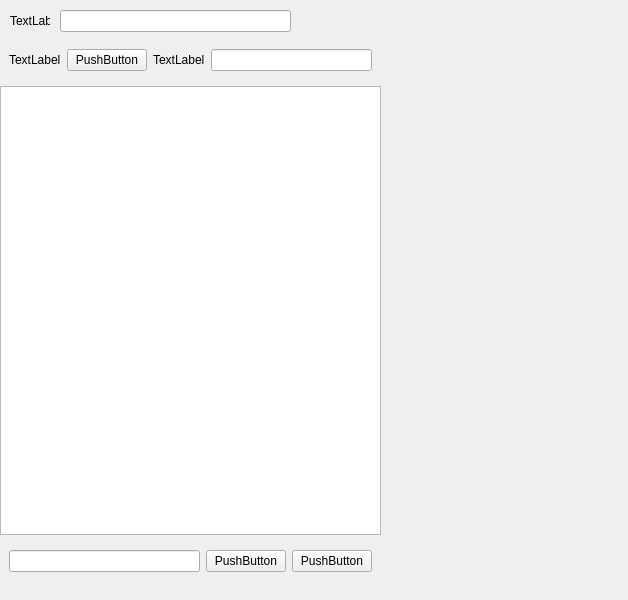
<?xml version="1.0" encoding="UTF-8"?>
<ui version="4.0">
 <class>ChatClient</class>
 <widget class="QWidget" name="ChatClient">
  <property name="geometry">
   <rect>
    <x>0</x>
    <y>0</y>
    <width>628</width>
    <height>600</height>
   </rect>
  </property>
  <property name="minimumSize">
   <size>
    <width>400</width>
    <height>600</height>
   </size>
  </property>
  <property name="maximumSize">
   <size>
    <width>800</width>
    <height>800</height>
   </size>
  </property>
  <property name="windowTitle">
   <string>聊天客户端</string>
  </property>
  <widget class="QWidget" name="layoutWidget">
   <property name="geometry">
    <rect>
     <x>0</x>
     <y>40</y>
     <width>381</width>
     <height>541</height>
    </rect>
   </property>
   <layout class="QVBoxLayout" name="verticalLayout_2">
    <item>
     <layout class="QVBoxLayout" name="verticalLayout">
      <item>
       <widget class="QWidget" name="widgetConnect" native="true">
        <layout class="QHBoxLayout" name="horizontalLayout">
         <item>
          <widget class="QLabel" name="labelStatus">
           <property name="sizePolicy">
            <sizepolicy hsizetype="Fixed" vsizetype="Preferred">
             <horstretch>0</horstretch>
             <verstretch>0</verstretch>
            </sizepolicy>
           </property>
           <property name="text">
            <string>TextLabel</string>
           </property>
          </widget>
         </item>
         <item>
          <widget class="QPushButton" name="btnConnect">
           <property name="text">
            <string>PushButton</string>
           </property>
          </widget>
         </item>
         <item>
          <widget class="QLabel" name="labelPort">
           <property name="text">
            <string>TextLabel</string>
           </property>
          </widget>
         </item>
         <item>
          <widget class="QLineEdit" name="lineEditPort"/>
         </item>
        </layout>
       </widget>
      </item>
      <item>
       <widget class="QTextEdit" name="textEditChat">
        <property name="sizePolicy">
         <sizepolicy hsizetype="Expanding" vsizetype="Expanding">
          <horstretch>0</horstretch>
          <verstretch>0</verstretch>
         </sizepolicy>
        </property>
        <property name="readOnly">
         <bool>true</bool>
        </property>
       </widget>
      </item>
     </layout>
    </item>
    <item>
     <widget class="QWidget" name="widgetInput" native="true">
      <layout class="QHBoxLayout" name="horizontalLayout_2">
       <item>
        <widget class="QLineEdit" name="lineEditInput">
         <property name="sizePolicy">
          <sizepolicy hsizetype="Expanding" vsizetype="Fixed">
           <horstretch>0</horstretch>
           <verstretch>0</verstretch>
          </sizepolicy>
         </property>
        </widget>
       </item>
       <item>
        <widget class="QPushButton" name="btnSend">
         <property name="sizePolicy">
          <sizepolicy hsizetype="Fixed" vsizetype="Fixed">
           <horstretch>0</horstretch>
           <verstretch>0</verstretch>
          </sizepolicy>
         </property>
         <property name="text">
          <string>PushButton</string>
         </property>
        </widget>
       </item>
       <item>
        <widget class="QPushButton" name="btnClear">
         <property name="sizePolicy">
          <sizepolicy hsizetype="Fixed" vsizetype="Fixed">
           <horstretch>0</horstretch>
           <verstretch>0</verstretch>
          </sizepolicy>
         </property>
         <property name="text">
          <string>PushButton</string>
         </property>
        </widget>
       </item>
      </layout>
     </widget>
    </item>
   </layout>
  </widget>
  <widget class="QLabel" name="labelIP">
   <property name="geometry">
    <rect>
     <x>10</x>
     <y>10</y>
     <width>40</width>
     <height>22</height>
    </rect>
   </property>
   <property name="text">
    <string>TextLabel</string>
   </property>
  </widget>
  <widget class="QLineEdit" name="lineEditIP">
   <property name="geometry">
    <rect>
     <x>60</x>
     <y>10</y>
     <width>231</width>
     <height>22</height>
    </rect>
   </property>
  </widget>
 </widget>
 <resources/>
 <connections/>
</ui>
